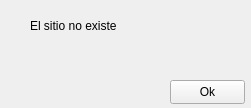
<?xml version="1.0" encoding="UTF-8"?>
<ui version="4.0">
 <class>Aviso</class>
 <widget class="QWidget" name="Aviso">
  <property name="geometry">
   <rect>
    <x>0</x>
    <y>0</y>
    <width>251</width>
    <height>108</height>
   </rect>
  </property>
  <property name="windowTitle">
   <string>Aviso</string>
  </property>
  <property name="windowIcon">
   <iconset theme="QIcon::ThemeIcon::DialogError"/>
  </property>
  <widget class="QLabel" name="label">
   <property name="geometry">
    <rect>
     <x>30</x>
     <y>0</y>
     <width>191</width>
     <height>51</height>
    </rect>
   </property>
   <property name="styleSheet">
    <string notr="true">font: 20pt &quot;Segoe UI&quot;;</string>
   </property>
   <property name="text">
    <string>El sitio no existe</string>
   </property>
  </widget>
  <widget class="QPushButton" name="Ok">
   <property name="geometry">
    <rect>
     <x>170</x>
     <y>80</y>
     <width>75</width>
     <height>24</height>
    </rect>
   </property>
   <property name="text">
    <string>Ok</string>
   </property>
  </widget>
 </widget>
 <resources/>
 <connections>
  <connection>
   <sender>Ok</sender>
   <signal>clicked(bool)</signal>
   <receiver>Aviso</receiver>
   <slot>close()</slot>
   <hints>
    <hint type="sourcelabel">
     <x>207</x>
     <y>91</y>
    </hint>
    <hint type="destinationlabel">
     <x>125</x>
     <y>53</y>
    </hint>
   </hints>
  </connection>
 </connections>
</ui>
